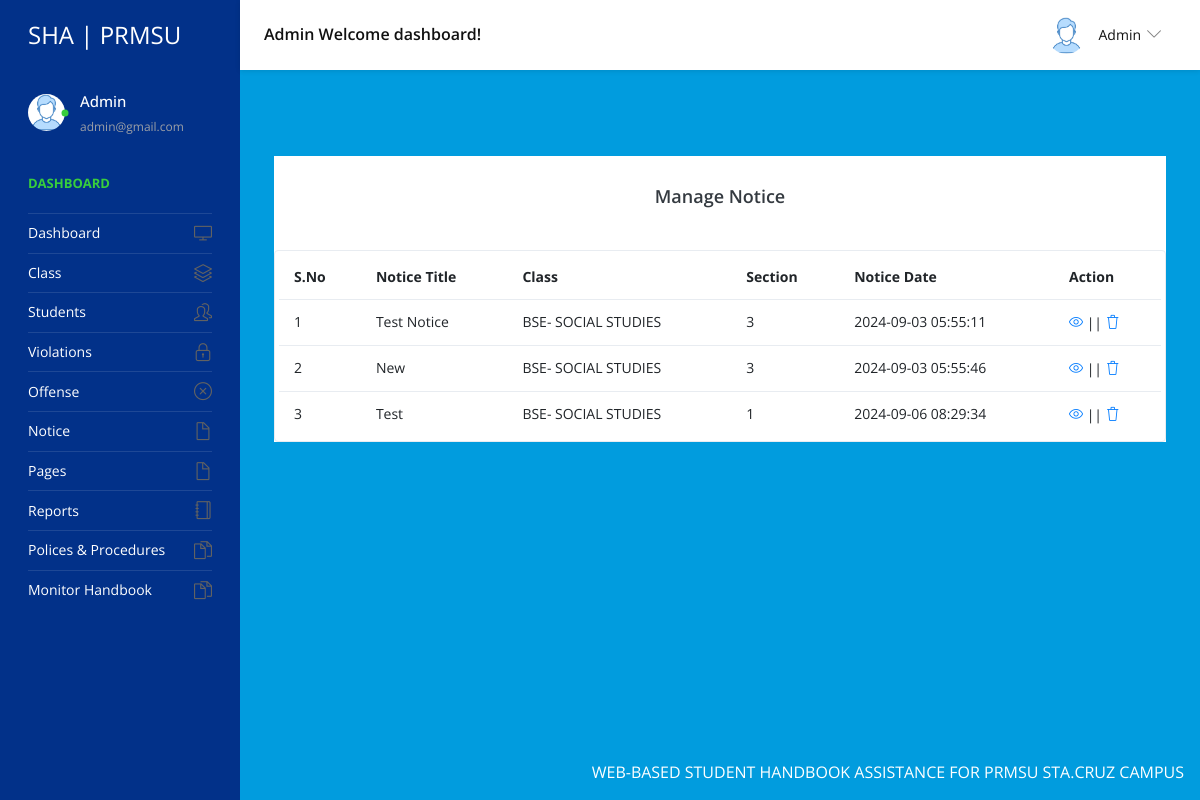
/admin/manage-notice.php (signed in), run on an earlier commit of the app's database.
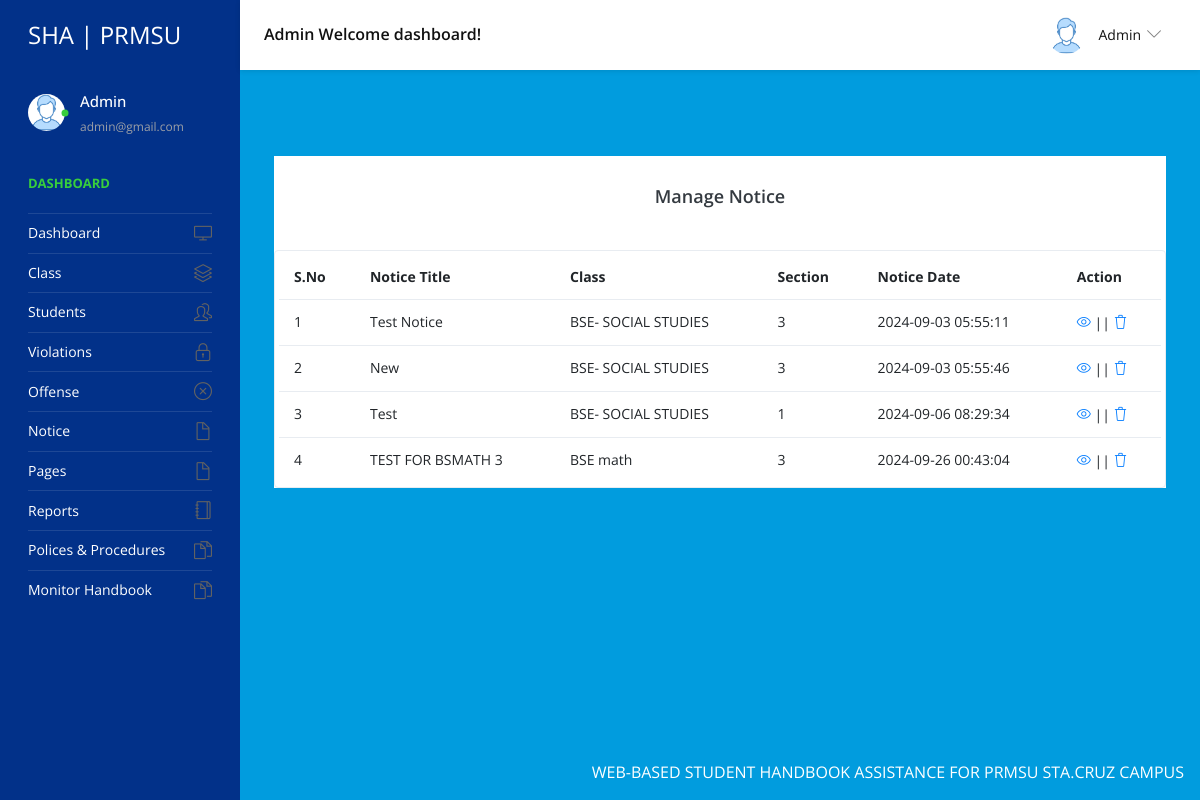
And on a later commit of the database.
### tables this page shows
CREATE TABLE `tblnotice` (
  `ID` int(5) NOT NULL,
  `NoticeTitle` mediumtext DEFAULT NULL,
  `ClassId` int(10) DEFAULT NULL,
  `NoticeMsg` mediumtext DEFAULT NULL,
  `CreationDate` timestamp NULL DEFAULT current_timestamp()
);

CREATE TABLE `tblclass` (
  `ID` int(5) NOT NULL,
  `ClassName` varchar(50) DEFAULT NULL,
  `Section` varchar(20) DEFAULT NULL,
  `CreationDate` timestamp NULL DEFAULT current_timestamp()
);

### admin/manage-notice.php (the view, shortened to what the changed rows need)
<?php
include('includes/dbconnection.php');
if (strlen($_SESSION['sturecmsaid'] == 0)) {
  header('location:logout.php');
} else {
  ?>
  <!DOCTYPE html>
  <html lang="en">
  <head>
    <link rel="stylesheet" href="vendors/simple-line-icons/css/simple-line-icons.css">
    <link rel="stylesheet" href="vendors/flag-icon-css/css/flag-icon.min.css">
    <link rel="stylesheet" href="vendors/css/vendor.bundle.base.css">
    <link rel="stylesheet" href="./vendors/daterangepicker/daterangepicker.css">
    <link rel="stylesheet" href="./vendors/chartist/chartist.min.css">
    <link rel="stylesheet" href="./css/style.css">
  </head>
  <body>
    <div class="container-scroller">
      <?php include_once('includes/header.php'); ?>
      <div class="container-fluid page-body-wrapper">
        <?php include_once('includes/sidebar.php'); ?>
        <div class="main-panel">
          <div class="content-wrapper">
             <div class="col-12 grid-margin stretch-card">
                  <div class="card">
                    <div class="table-responsive border rounded p-1">
                      <table class="table">
                        <thead>
                          <tr>
                            <th class="font-weight-bold">S.No</th>
                            <th class="font-weight-bold">Notice Title</th>
                            <th class="font-weight-bold">Class</th>
                            <th class="font-weight-bold">Section</th>
                            <th class="font-weight-bold">Notice Date</th>
                            <th class="font-weight-bold">Action</th>
                          </tr>
                        </thead>
                        <tbody>
                          <?php
                          $sql = "SELECT tblclass.ID,tblclass.ClassName,tblclass.Section,tblnotice.NoticeTitle,tblnotice.CreationDate,tblnotice.ClassId,tblnotice.ID as nid from tblnotice join tblclass on tblclass.ID=tblnotice.ClassId";
                          $query = $dbh->prepare($sql);
                          $query->execute();
                          $results = $query->fetchAll(PDO::FETCH_OBJ);
                          $cnt = 1;
                          if ($query->rowCount() > 0) {
                            foreach ($results as $row) { ?>
                              <tr>
                                <td><?php echo htmlentities($cnt); ?></td>
                                <td><?php echo htmlentities($row->NoticeTitle); ?></td>
                                <td><?php echo htmlentities($row->ClassName); ?></td>
                                <td><?php echo htmlentities($row->Section); ?></td>
                                <td><?php echo htmlentities($row->CreationDate); ?></td>
                                <td>
                                  <div><a href="edit-notice-detail.php?editid=<?php echo htmlentities($row->ID); ?>"><i
                                        class="icon-eye"></i></a>
                                    || <a href="manage-notice.php?delid=<?php echo ($row->ID); ?>"
                                      onclick="return confirm('Do you really want to Delete ?');"> <i
                                        class="icon-trash"></i></a></div>
                                </td>
                              </tr><?php $cnt = $cnt + 1;
                            }
                          } ?>
                        </tbody>
                      </table>
                    </div>
                  </div>
                </div>
              </div>
            </div>
          </div>
        </div>
  </body>
  </html><?php } ?>

### admin/includes/header.php (shortened to what the changed rows need)
<nav class="navbar default-layout-navbar col-lg-12 col-12 p-0 fixed-top d-flex flex-row">
  </div><?php
  $aid = $_SESSION['sturecmsaid'];
  $sql = "SELECT * from tbladmin where ID=:aid";
  $query = $dbh->prepare($sql);
  $query->bindParam(':aid', $aid, PDO::PARAM_STR);
  $query->execute();
  $results = $query->fetchAll(PDO::FETCH_OBJ);
  if ($query->rowCount() > 0) {
    foreach ($results as $row) { ?>
      <div class="navbar-menu-wrapper d-flex align-items-center flex-grow-1">
        <h5 class="mb-0 font-weight-medium d-none d-lg-flex"><?php echo htmlentities($row->AdminName); ?> Welcome dashboard!
        </h5>
        <ul class="navbar-nav navbar-nav-right ml-auto">
          <li class="nav-item dropdown d-none d-xl-inline-flex user-dropdown">
            <a class="nav-link dropdown-toggle" id="UserDropdown" href="#" data-toggle="dropdown" aria-expanded="false">
              <img class="img-xs rounded-circle ml-2" src="images/faces/face8.jpg" alt="Profile image"> <span
                class="font-weight-normal"> <?php echo htmlentities($row->AdminName); ?> </span></a>
              </div><?php $cnt = $cnt + 1;
    }
  } ?>
      </li>
    </ul>
  </div>
</nav>

### admin/includes/sidebar.php (shortened to what the changed rows need)
<nav class="sidebar sidebar-offcanvas" id="sidebar">
  <ul class="nav">
    <li class="nav-item nav-profile">
      <a href="#" class="nav-link">
        <div class="text-wrapper">
          <?php
          $aid = $_SESSION['sturecmsaid'];
          $sql = "SELECT * from tbladmin where ID=:aid";
          $query = $dbh->prepare($sql);
          $query->bindParam(':aid', $aid, PDO::PARAM_STR);
          $query->execute();
          $results = $query->fetchAll(PDO::FETCH_OBJ);
          $cnt = 1;
          if ($query->rowCount() > 0) {
            foreach ($results as $row) { ?>
              <p class="profile-name"><?php echo htmlentities($row->AdminName); ?></p>
              <p class="designation"><?php echo htmlentities($row->Email); ?></p><?php $cnt = $cnt + 1;
            }
          } ?>
        </div>
      </a>
    </li>
  </ul>
</nav>

What changed in the data, as far as the page shows it:
added tblnotice: NoticeTitle "TEST FOR BSMATH 3", ClassId.ClassName "BSE math", ClassId.Section "3", CreationDate "2024-09-26 00:43:04"
